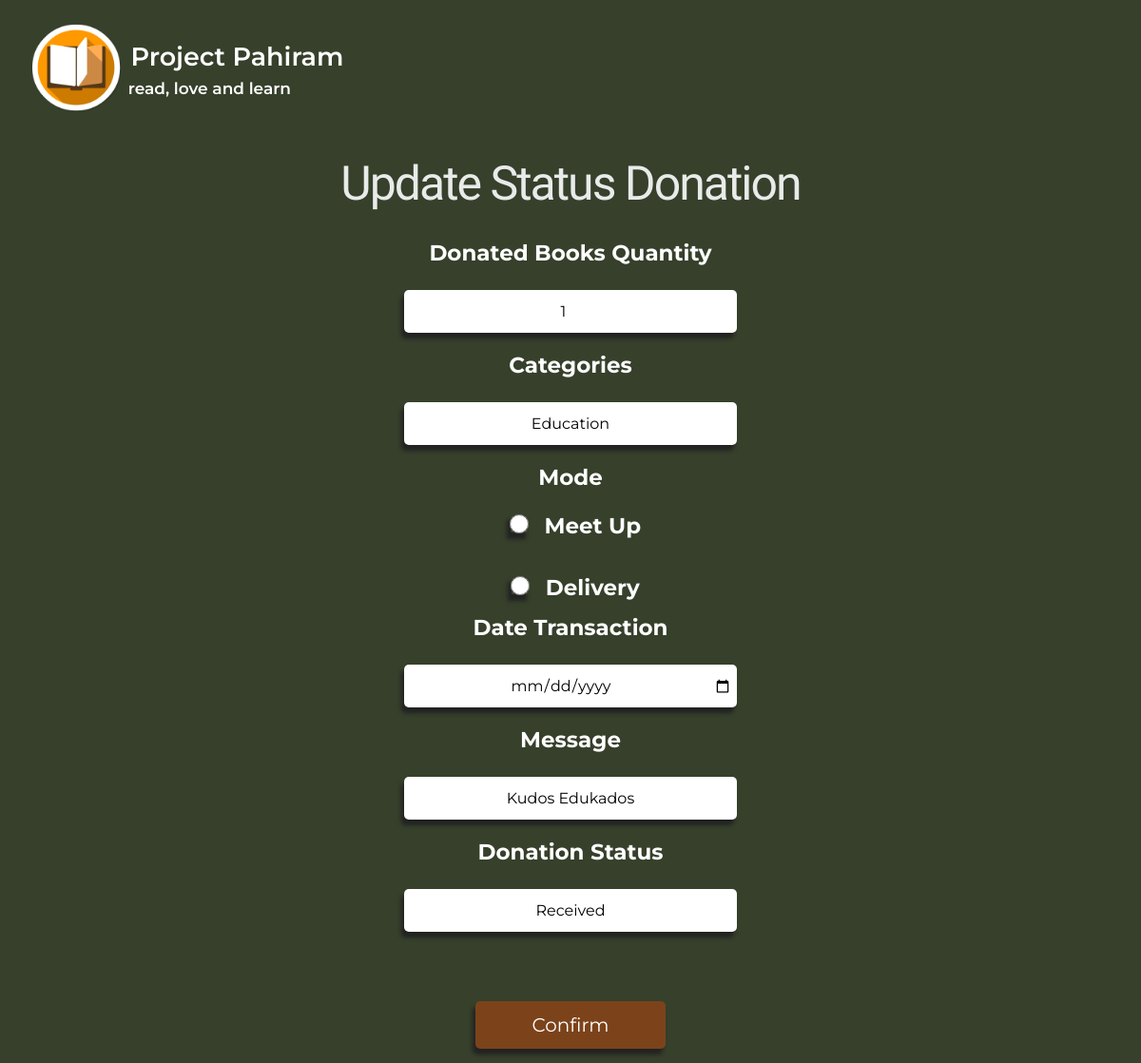
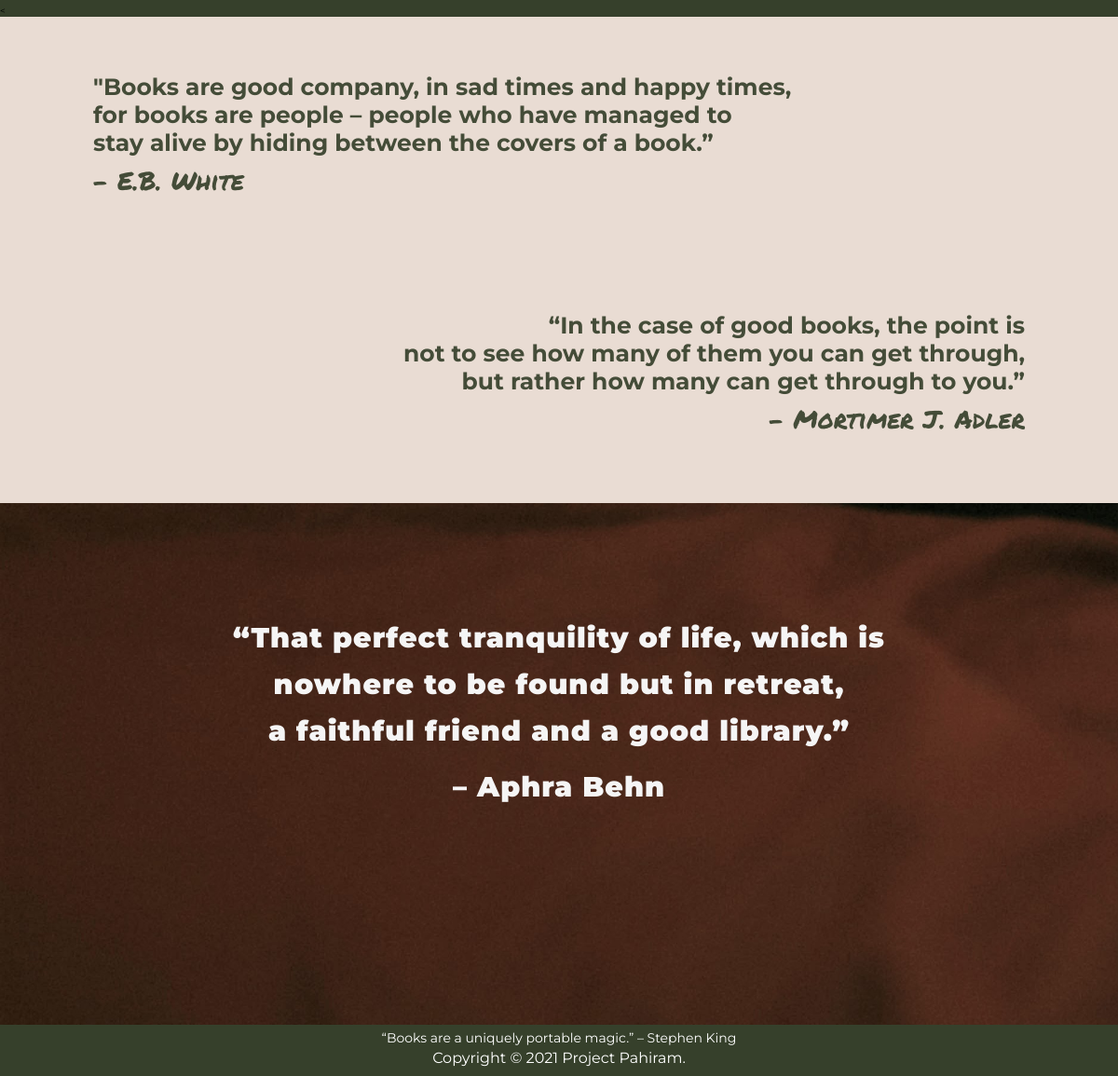
/IReadApp/1/donatepage/updatedon/1, run on the app's committed database (2 pictures, top to bottom).
### IReadApp/models.py (models this page shows)
class DonTrans(models.Model):
	borrId = models.ForeignKey(Borrower, default=None, on_delete=models.CASCADE)
	Quantity = models.IntegerField(default="") #Ilangbooks
	Mode = models.TextField(default="") #delivery/meetup #1or2
	Channel = models.TextField(default="") #bagongdagdag #kungmeetwhere #kungdeliveryanongcourier
	DateTrans= models.DateTimeField(auto_now_add=True, null=True) #whennagregngdonationform
	Message = models.TextField(default="")
	Categories = models.TextField(default="") #separatebycomma
	Status = models.TextField(default="Pending") #receivedorpending
	class meta:
		db_table="Donation"

### IReadApp/views.py (the view)
# urls.py: url(r'^IReadApp/(\d+)/donatepage/updatedon/(?P<id>\d+)$', views.UpdateDon, name='updatedon'),
def UpdateDon(request, id):
	dontrans= DonTrans.objects.get(id=id) #OK
	content = {'dontrans':dontrans}
	return render (request, 'donatepagedit.html', content)

### IReadApp/templates/donatepagedit.html (shortened to what this page needs)
{% extends 'base.html' %}
{%load static%}
{% block content %}
 <div class="navbar">
                <div class="logoname">
                    <a href=""></a><img src='/static/images/COLORED.png' alt="" width="100" height="100" id="logo">
                    <a href="{% url 'logpage' %}" class="home">
                    <pre id="cgcf"> Project Pahiram
<span id="rll"> read, love and learn</span>
        </pre>
                    </a>
            </div>
            <br><br><br>
            <form method="POST" id="fields" action="statuschange/{{dontrans.id}}">
                <p id="log">Update Status Donation</p>
                <div class="Book-Info">
                <label>Donated Books Quantity</label> <br>
                <input type="Number" name="Quantity" id="Quantity" min="1" required readonly="" value="{{dontrans.Quantity}}"> <br>
                <label>Categories</label> <br>
                <input type="text" name="Categories" id="Categories" required readonly="" value="{{dontrans.Categories}}"> <br>
                <label>Mode</label> <br>
                <input type="radio" id="meetup" name="key"  onclick="modefunc()" value=meet readonly="">
                <label>Meet Up</label><br>
                <input type="radio" id="delivery" name="key"  onclick="modefunc()" value="delivery" readonly="">
                <label>Delivery</label><br>
                <label>Date Transaction</label> <br>
                <input type="date" name="DateTrans" id="DateTrans" required onchange="donstsFunc()"> <br>
                <label>Message</label> <br>
                <input type="text" name="Message" id="Message" readonly="" value="{{dontrans.Message}}"> <br>
                <label>Donation Status</label> <br>
                <input type="text" name="DonSts" id="DonSts" required value="{{dontrans.Status}}"> <br>
                <br>
                <input type="submit" name="btn-list" id="btnSave" value="Confirm" class="button">
                </div>
            </form>
        </div>
{% endblock %}

### IReadApp/static/css/main.css (style rules this page uses)
* { padding: 0; margin: 0; box-sizing: border-box; }
html { height: 100%; font-size: 10px; font-family: 'Montserrat', sans-serif; scroll-behavior: smooth; }
body { height: 100%; background-color: #36402b; background-size: cover; background-attachment: fixed; }
.navbar { color: white; text-decoration: none; margin-top: 20px; }
.logoname { display: inline-block; box-sizing: border-box; }
.home { text-decoration: none; color: white; padding-left: 0; }
#logo { margin-left: 30px; padding-top: 2px; float: left; }
#cgcf { margin-top: 25px; font-size: 2.7rem; line-height: 30px; font-weight: 550; padding: 0; margin-left: 0; font-family:'Montserrat', sans-serif; }
#rll { font-size: 1.7rem; line-height: 30px; font-weight: 550; padding: 0; margin-left: 0; font-family:'Montserrat', sans-serif; }
.sub, #log, .sub2 { color:#e8ebe9; text-align: center; font-size: 5rem; letter-spacing: -2px; font-weight: lighter; padding-bottom: 30px; font-family:'Gentium Book Basic', serif; }
.Book-Info { min-height: 20vh; flex-direction: column; align-items: center; box-sizing: border-box; text-align: center; }
.Book-Info input { background-color: #fff; box-shadow: -3px 6px 4px #222; align-items: center; margin: 25px 10px 20px 10px; width: 350px; height: 45px; border: none; outline: none; padding: 0 5px; font-size: 16px; border-radius: 5px; font-family:'Montserrat', sans-serif; text-align: center; }
.Book-Info input::placeholder { font-family:'Montserrat', sans-serif; font-size: 17px; text-align: center; }
.Book-Info .button { width: 200px; height: 50px; border: none; background:rgb(124, 67, 27); color: white; outline: none; cursor: pointer; font-size: 20px; font-family:'Montserrat', sans-serif; border-style: none; }
.Book-Info { color: white; text-align: center; font-family:'Montserrat', sans-serif; font-size: 23px; font-weight: bold; margin-bottom: 0px; }

### IReadApp/templates/base.html (style rules this page uses)
.Book-Info { color: white; text-align: center; font-family:'Montserrat', sans-serif; font-size: 23px; font-weight: bold; margin-bottom: 0px; }
#meetup, #delivery, .courier input, .through input { background-color: #fff; box-shadow: -3px 6px 4px #222; align-items: center; margin: 25px 10px 20px 10px; width: 20px; height: 20px; border: none; outline: none; padding: 0 5px; font-size: 16px; border-radius: 5px; font-family:'Montserrat', sans-serif; text-align: center; }

### data on the page
DonTrans: Quantity "1", Categories "Education", Message "Kudos Edukados", DonSts "Received"
